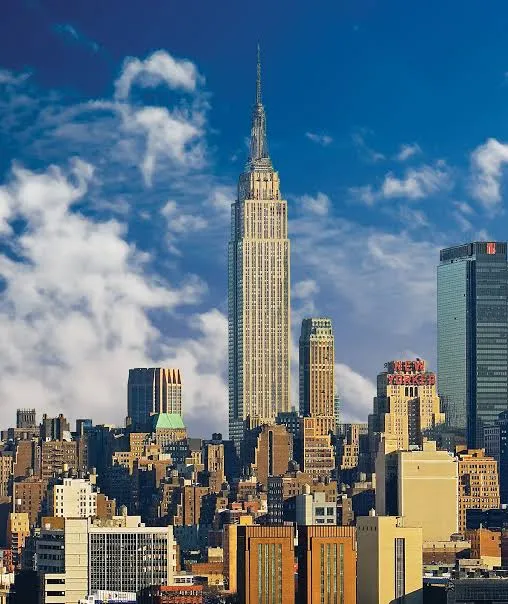
#> input picture ImageTools/convert-test.webp, 508 x 604 px
$ python ImgEnhancer.py
#> lines starting #> are read from the running program, lines starting #| are printed output that depends on the picture
from PIL import Image, ImageEnhance


def enhance_image(input_path,
                  output_path,
                  grayscale=False,
                  brightness=1.0,
                  contrast=1.0):

    try:
        with Image.open(input_path) as image:
            original_mode = image.mode

            # Convert the image to grayscale if requested.
            if grayscale:
                image = image.convert("L")

            # Adjust brightness.
            if brightness != 1.0:
                brightness_enhancer = ImageEnhance.Brightness(image)
                image = brightness_enhancer.enhance(brightness)

            # Adjust contrast.
            if contrast != 1.0:
                contrast_enhancer = ImageEnhance.Contrast(image)
                image = contrast_enhancer.enhance(contrast)

            image.save(output_path)

            print("\nImage enhanced successfully!")
            print(f"Original Mode : {original_mode}")
            print(f"Grayscale     : {'Yes' if grayscale else 'No'}")
            print(f"Brightness    : {brightness}")
            print(f"Contrast      : {contrast}")
            print(f"Saved To      : {output_path}")

    except FileNotFoundError:
        print(f"\nError: Image not found -> {input_path}")

    except ValueError as error:
        print(f"\nError: {error}")

    except Exception as error:
        print(f"\nError: {error}")


if __name__ == "__main__":
    print("\nImage Enhancer")

    input_path = input("Enter image path: ").strip()
#> the answer given: convert-test.webp
    output_path = input("Enter output image path: ").strip()
#> the answer given: out.png

    grayscale_input = input("Convert to grayscale? (y/n): ").strip().lower()
#> the answer given: y
    grayscale = grayscale_input == "y"

    try:
        brightness = float(
            input("Enter brightness factor (1.0 => original): ")
        )
#> the answer given: 1

        contrast = float(
            input("Enter contrast factor (1.0 => original): ")
        )
#> the answer given: 1

        if brightness < 0 or contrast < 0:
            raise ValueError("Brightness and contrast cannot be negative.")

        enhance_image(
            input_path,
            output_path,
            grayscale,
            brightness,
            contrast
        )
#> in enhance_image, image is the input picture: PIL image 508x604 RGB; mean R, G, B 96.3, 117, 132.2
#> in enhance_image, `image = image.convert("L")`:
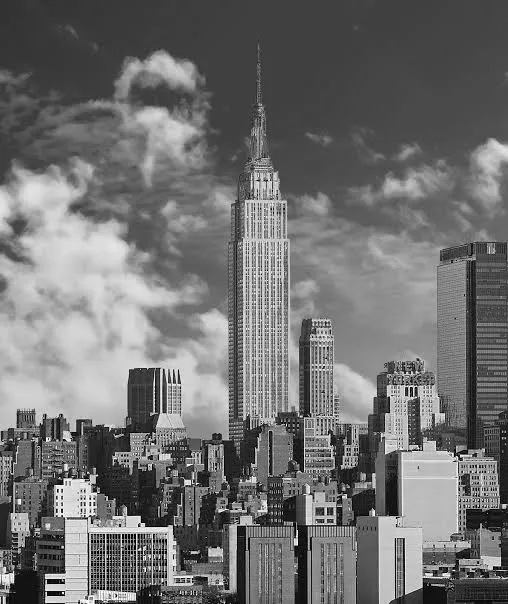
#> image: PIL image 508x604 L; min 0, max 255, mean 112.6
#| Original Mode : RGB

    except ValueError as error:
        print(f"\nError: {error}")

$ run again, on ImageTools/rotate-test.jpeg
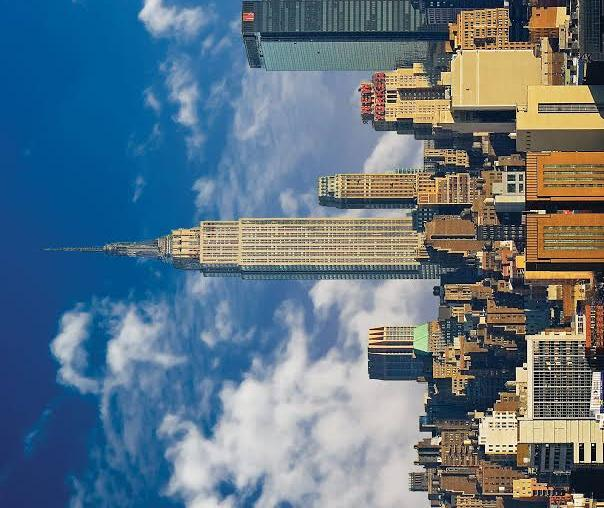
#> input picture ImageTools/rotate-test.jpeg, 604 x 508 px
#> in enhance_image, image is the input picture: PIL image 604x508 RGB; mean R, G, B 96.3, 116.8, 132.1
#> in enhance_image, `image = image.convert("L")`:
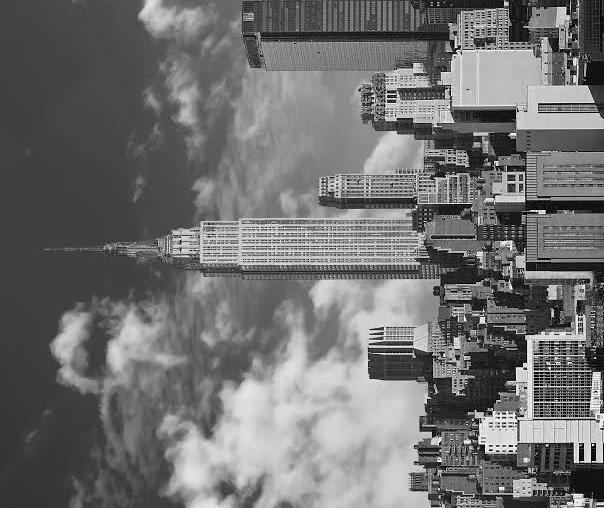
#> image: PIL image 604x508 L; min 0, max 254, mean 112.4
#| Original Mode : RGB
